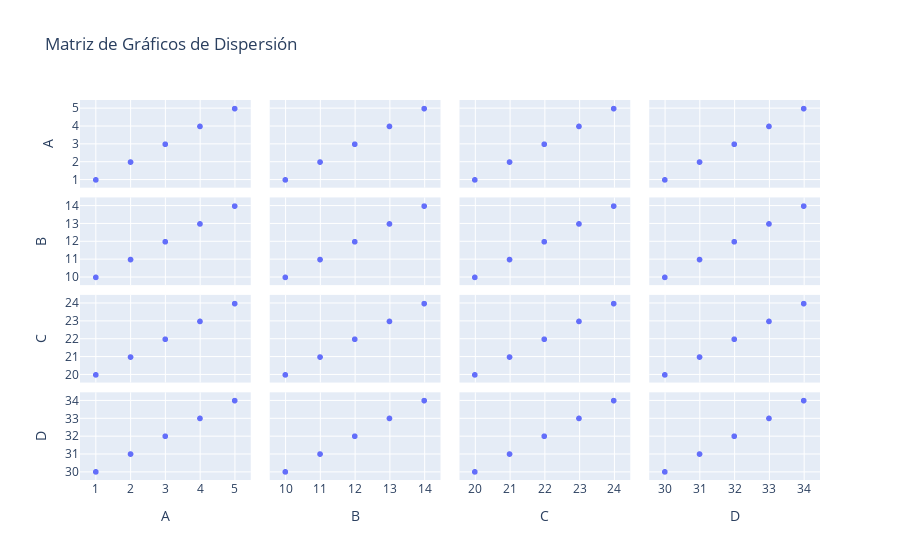

The code cell stored with this chart in its notebook:
### Code cell
# Crear un DataFrame de ejemplo
df = pd.DataFrame({
    "A": [1, 2, 3, 4, 5],
    "B": [10, 11, 12, 13, 14],
    "C": [20, 21, 22, 23, 24],
    "D": [30, 31, 32, 33, 34]
})

# Crear una matriz de gráficos de dispersión
fig = px.scatter_matrix(df, dimensions=["A", "B", "C", "D"], title="Matriz de Gráficos de Dispersión")
fig.show()

### Figure 1 — Plotly figure (JSON) as saved in the notebook; plotly's stock layout.template omitted (floating-point values rounded to 4 significant figures)
{"data": [{"dimensions": [{"axis": {"matches": true}, "label": "A", "values": [1, 2, 3, 4, 5]}, {"axis": {"matches": true}, "label": "B", "values": [10, 11, 12, 13, 14]}, {"axis": {"matches": true}, "label": "C", "values": [20, 21, 22, 23, 24]}, {"axis": {"matches": true}, "label": "D", "values": [30, 31, 32, 33, 34]}], "hovertemplate": "%{xaxis.title.text}=%{x}<br>%{yaxis.title.text}=%{y}<extra></extra>", "legendgroup": "", "marker": {"color": "#636efa", "symbol": "circle"}, "name": "", "showlegend": false, "type": "splom"}], "layout": {"dragmode": "select", "legend": {"tracegroupgap": 0}, "title": {"text": "Matriz de Gráficos de Dispersión"}}}
